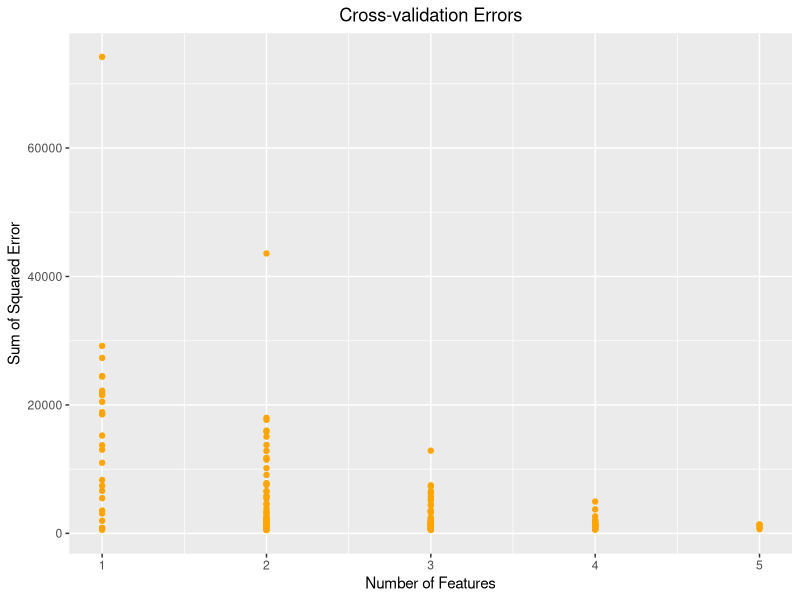

Reproduce this figure in R.
library(ggplot2)

best_subset_selection <- function(X, y, folds) {
    n <- nrow(X)
    p <- ncol(X)

    sampled_idx <- sample(1:n, n)
    sets <- cross_validation_sets(n, folds)

    best_features <- list()
    cv_scores <- rep(list(c()), p)

    for (j in 1:p) {
        feature_combinations <- combinations(p, j)
        errors <- c()
        for (feature_idx in 1:nrow(feature_combinations)) {
            features <- feature_combinations[feature_idx, ] == 1
            current_errors <- c()
            for (i in 1:folds) {
                test_validation_idx <- sets[i, 1]:sets[i, 2]
                test_idx <- sampled_idx[test_validation_idx]
                training_idx <- sampled_idx[(1:n)[-test_validation_idx]]

                lmfit <- linear_regression(as.matrix(X[training_idx, features]), y[training_idx],
                                           as.matrix(X[test_idx, features]), y[test_idx])
                current_errors <- c(current_errors, lmfit$SSE)
            }
            errors <- c(errors, mean(current_errors))
            cv_scores[[j]] <- c(cv_scores[[j]], current_errors)
        }
        best_features[[j]] <- list(features=feature_combinations[which.min(errors),],
                                   SSE=min(errors))
    }

    list(bf=best_features, cvs=cv_scores)
}

cross_validation_sets <- function(n, folds) {
    set_size <- as.integer(n / folds)
    remaining <- n - folds * set_size

    idx <- matrix(0, nrow=folds, ncol=2)
    idx[1, 1] <- 1
    idx[1, 2] <- set_size

    for (i in 2:folds) {
        idx[i, 1] <- idx[i - 1, 2] + 1
        idx[i, 2] <- idx[i, 1] + (set_size - 1)

        if (remaining > 0) {
            idx[i, 2] <- idx[i, 2] + 1
            remaining <- remaining - 1
        }
    }

    idx
}

linear_regression <- function(X_train, y_train, X_test, y_test) {   
    coefficients <- solve(t(X_train) %*% X_train) %*% t(X_train) %*% y_train
    coefficients <- as.vector(coefficients)
    fitted_values <- X_test %*% coefficients
    SSE <- sum((y_test - fitted_values)^2)
    list(coefficients=coefficients, fitted_values=fitted_values, SSE=SSE)
}

combinations <- function(n, m) {
    t(apply(combn(1:n, m=m), 2, function(x) replace(rep(0, n), x, 1)))
}

data <- swiss
x <- data[, -1]
y <- data[, 1]
folds <- 5
set.seed(12345)
result <- best_subset_selection(x, y, folds)
best_features <- result$bf
cv_scores <- result$cvs

best_features

best_setting <- best_features[[which.min(sapply(best_features, function(x) x$SSE))]]
colnames(x)[best_setting$features == 1]

lmfit <- linear_regression(as.matrix(x[, best_setting$features == 1]), y,
                           as.matrix(x[, best_setting$features == 1]), y)
lmfit$coefficients

coordinates <- lapply(1:length(cv_scores), function(feature_count) cbind(x=feature_count,
                                                                         y=cv_scores[[feature_count]]))
plot_data <- as.data.frame(do.call(rbind, coordinates))

ggplot(plot_data) +
    ggtitle("Cross-validation Errors") +
    xlab("Number of Features") +
    ylab("Sum of Squared Error") +
    geom_point(aes(x=x, y=y), color="orange") +
    theme(plot.title = element_text(hjust=0.5))
